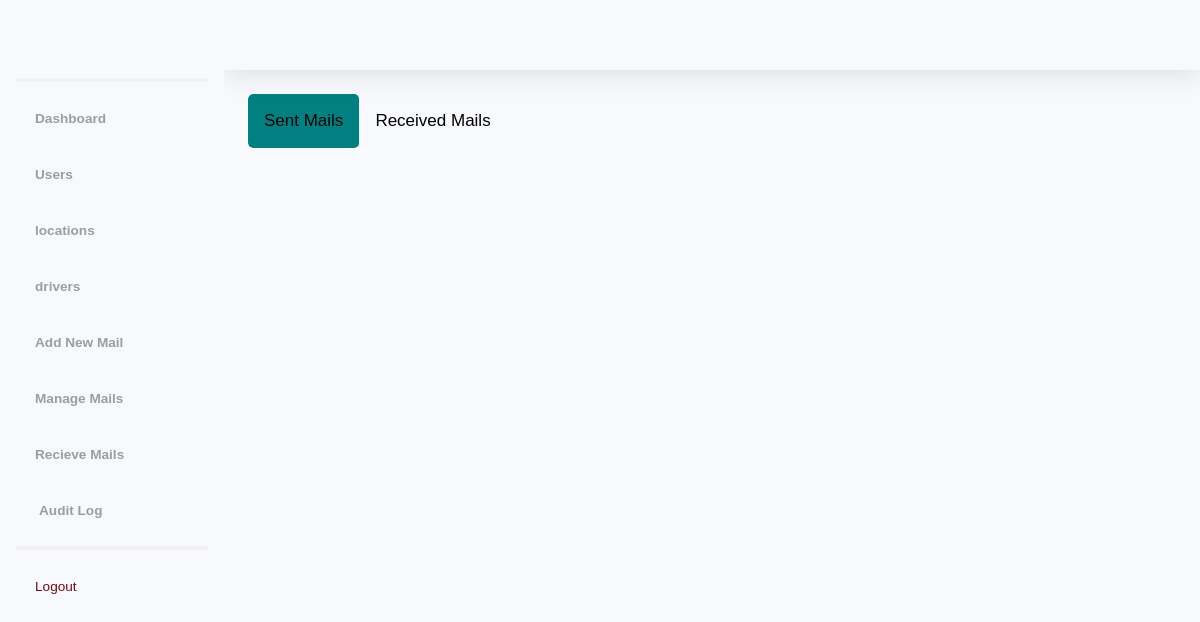
The page /dashboard/mailbox/summary/1 (signed in) on the database as committed earlier.
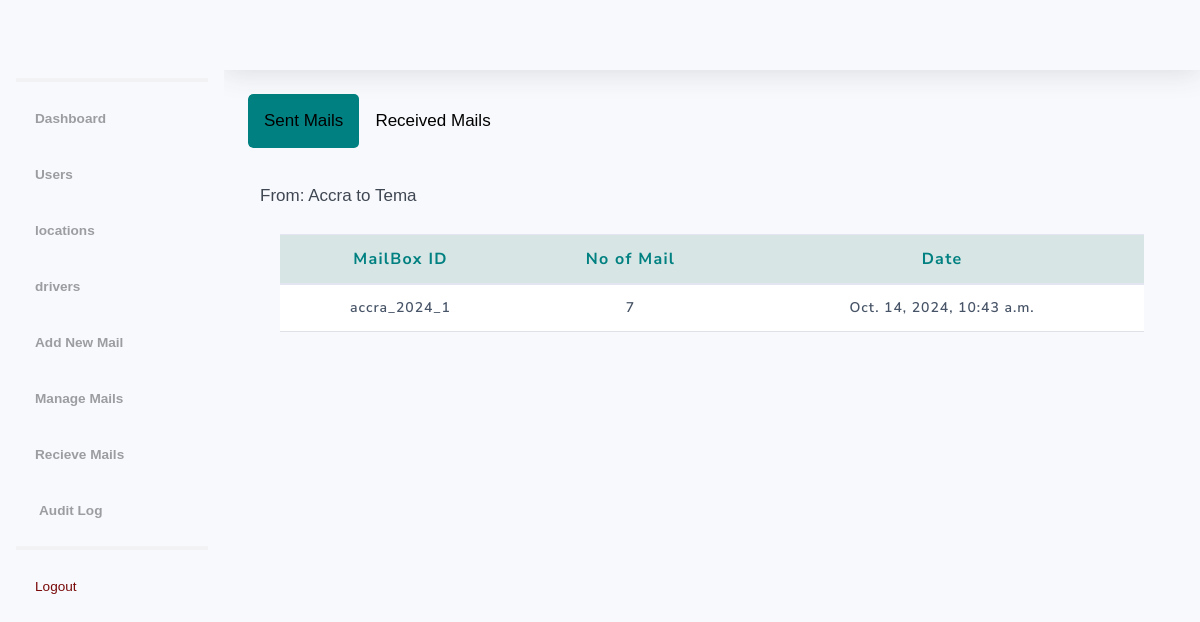
The same page on the database as committed later.
### authentication/models.py (models this page shows, shortened)
class Location(models.Model):
    name = models.CharField(max_length=100, unique=True)
    created_at = models.DateTimeField(auto_now_add=True)
    updated_at = models.DateTimeField(auto_now=True)

### mail/models.py (models this page shows, shortened)
class ModelInherit(models.Model):
    created_at = models.DateTimeField(auto_now_add=True)
    updated_at = models.DateTimeField(auto_now=True)

class MailBox(ModelInherit):
    mail_id = models.CharField(max_length=200, unique=True)
    handling_officer = models.CharField(max_length=100)
    dispatch_date = models.DateField(auto_now_add=True)
    mail_status = models.CharField(max_length=50, default='Drafted', choices=MAIL_STATUS)
    remarks = models.TextField(blank=True, null=True)
    to_location = models.ForeignKey(Location, on_delete=models.PROTECT, related_name='to_location')
    from_location = models.ForeignKey(Location, on_delete=models.PROTECT, related_name='from_location')
    assigned_to = models.ForeignKey(AssignedTo, on_delete=models.SET_NULL, null=True, blank=False)
    created_by = models.ForeignKey(User, on_delete=models.PROTECT)

class ModelInherit(models.Model):
    created_at = models.DateTimeField(auto_now_add=True)
    updated_at = models.DateTimeField(auto_now=True)

### management/views.py (the view, shortened to what this page needs)
# urls.py: path('mailbox/summary/<str:location_id>', ManageMailSummary.as_view(), name='mail_summary'),
@method_decorator([login_required, registry_required], name='dispatch')
class ManageMailSummary(View):
    template_name = 'mail/mails_summary.html'
    def get(self, request, *args, **kwargs):
        location_id = self.kwargs.get('location_id')
        location = get_object_or_404(Location, pk=location_id)
        mailboxes = MailBox.objects.filter(mail_status="Received")
        sent_mailboxes = mailboxes.filter(from_location=location)
        received_mailboxes = mailboxes.filter(to_location=location)
        mailboxes_sent = {}
        for mailbox in sent_mailboxes:
            to_location = mailbox.to_location
            if to_location not in mailboxes_sent:
                mailboxes_sent[to_location] = []
            mailboxes_sent[to_location].append(mailbox)
        mailboxes_received = {}
        context = {
            'mailboxes_received': mailboxes_received,
            'mailboxes_sent': mailboxes_sent,
            'location': location,
        }
        return render(request, self.template_name, context)

### management/templatetags/custom_tags.py (called while the page is built)
@register.simple_tag(takes_context=True)
def get_locations(context):
    request = context['request']
    user_location = request.user.location
    if request.user.is_authenticated and request.user.is_admin:
        locations = Location.objects.all()
    else:
        locations = Location.objects.exclude(id=user_location.id)
    return locations

### templates/mail/mails_summary.html (shortened to what this page needs)
{% load static %}
<!DOCTYPE html>
<html lang="en">
<head>
    {% include 'components/css.html' %}
    <link rel="stylesheet" href="https://cdn.datatables.net/1.10.4/css/jquery.dataTables.min.css">
</head>
<body id="page-top">
    <div id="wrapper">
        {% include 'components/sidebar.html' %}
        <div id="content-wrapper" class="d-flex flex-column">
            <div id="content">
                {% include 'components/navbar.html' %}
                <div class="container-fluid">
                    <div class="tab mb-4">
                        <button class="tablinks" onclick="openCity(event, 'SentMails')" id="defaultOpen">Sent Mails</button>
                        <button class="tablinks" onclick="openCity(event, 'ReceivedMails')">Received Mails</button>
                    </div>
                    <div id="SentMails" class="tabcontent">
                        {% for to_location, mailboxes in mailboxes_sent.items %}
                        <div class="mt-2">
                            <h4>From: {{ location.name }} to {{ to_location.name }}</h4>
                        </div>
                        <div class="card-body">
                            <div class="table-responsive">
                                <table class="table table-condensed table-hover display" id="table_id_{{ forloop.counter }}" width="100%" cellspacing="0">
                                    <thead>
                                        <tr>
                                            <th>MailBox ID</th>
                                            <th>No of Mail</th>
                                            <th>Date</th>
                                        </tr>
                                    </thead>
                                    <tbody>
                                        {% for mailbox in mailboxes %}
                                        <tr>
                                            <td>{{ mailbox.mail_id }}</td>
                                            <td>{{ mailbox.individual_mails.count }}</td>
                                            <td>{{ mailbox.updated_at }}</td>
                                        </tr>
                                        {% endfor %}
                                    </tbody>
                                </table>
                            </div>
                        </div>
                        {% endfor %}
                    </div>
                </div>
            </div>
        </div>
    </div>
</body>
</html>

Rows that differ between the two databases and show on the page:
now on this page (row unchanged): Location: name "Tema"
now on this page (row unchanged): Location: name "Accra"
now on this page (row edited): MailBox: mail_id "accra_2024_1", individual_mails.count "7", updated_at "Oct. 14, 2024, 10:43 a.m."
